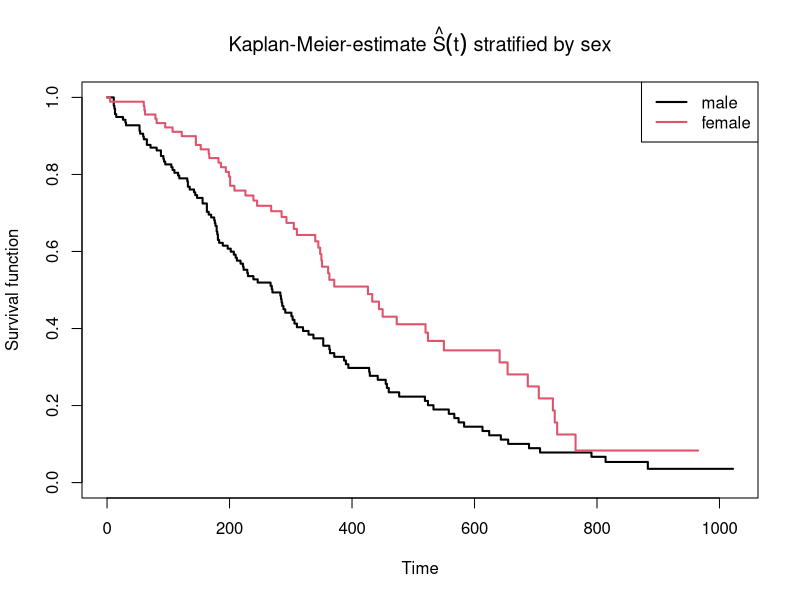
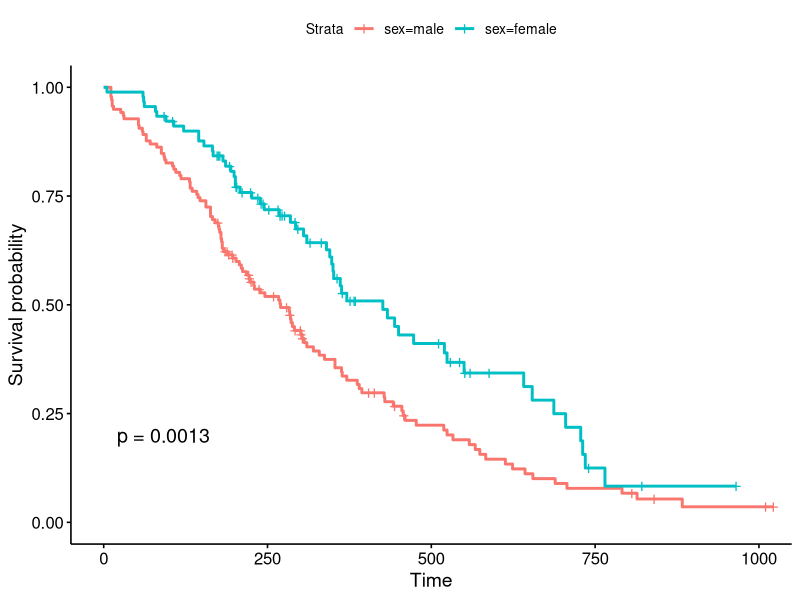
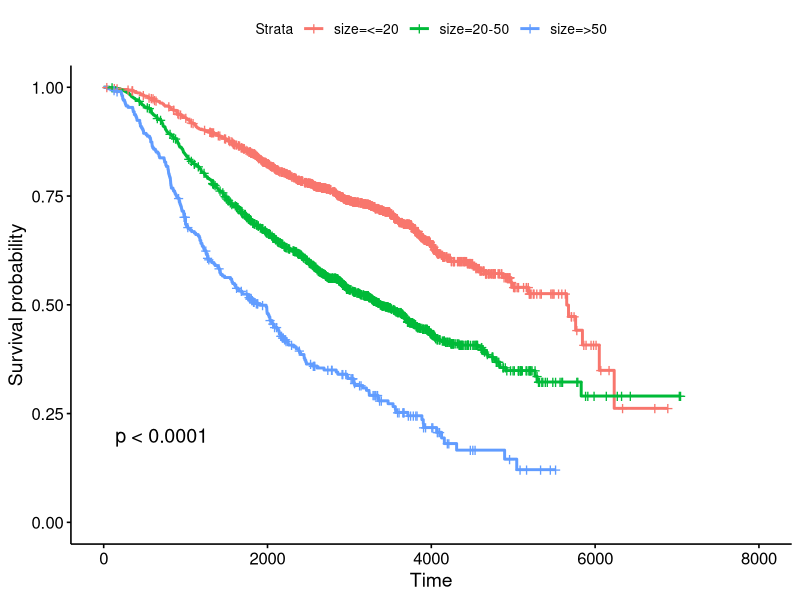
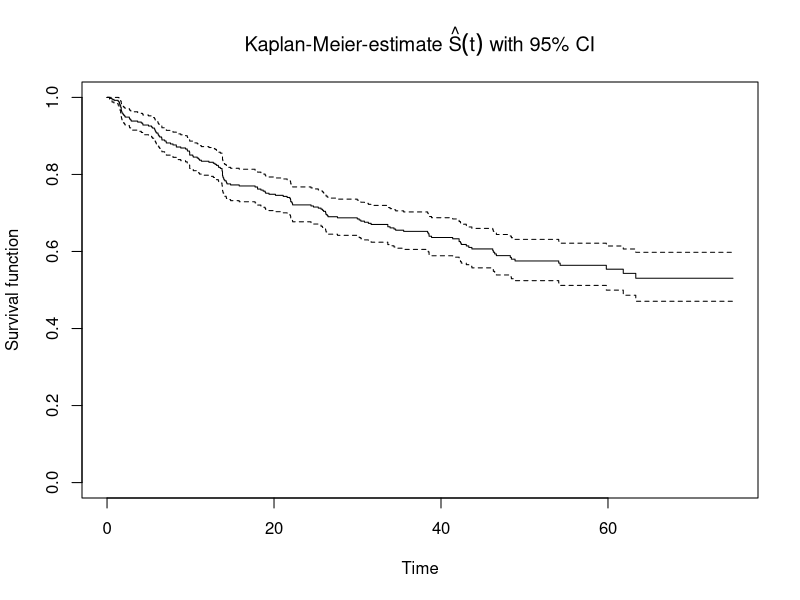
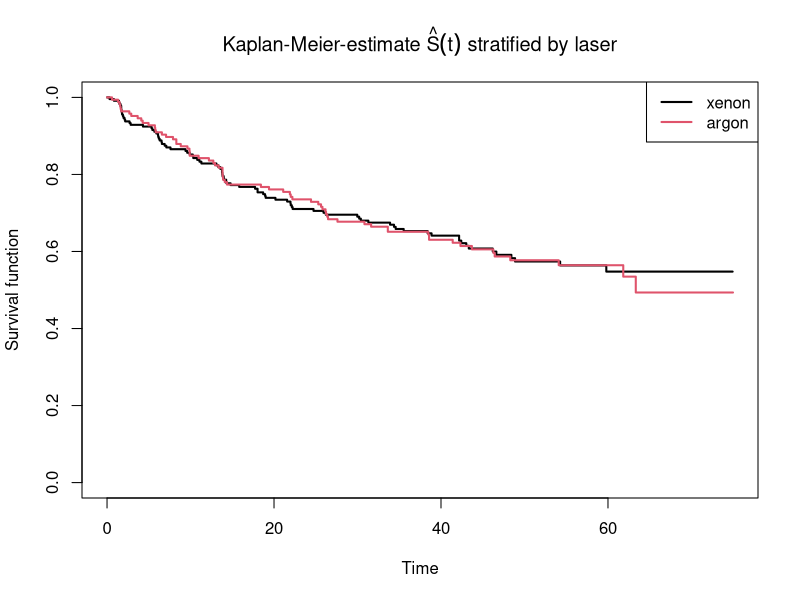
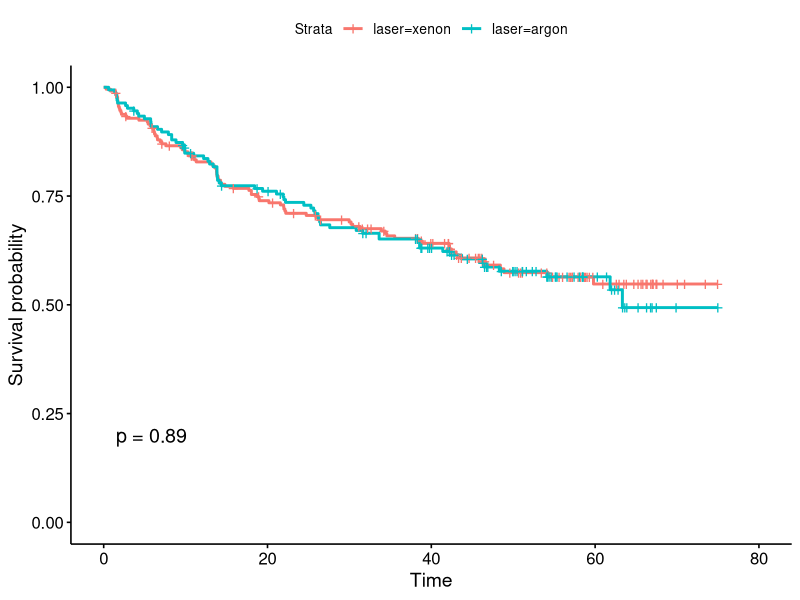
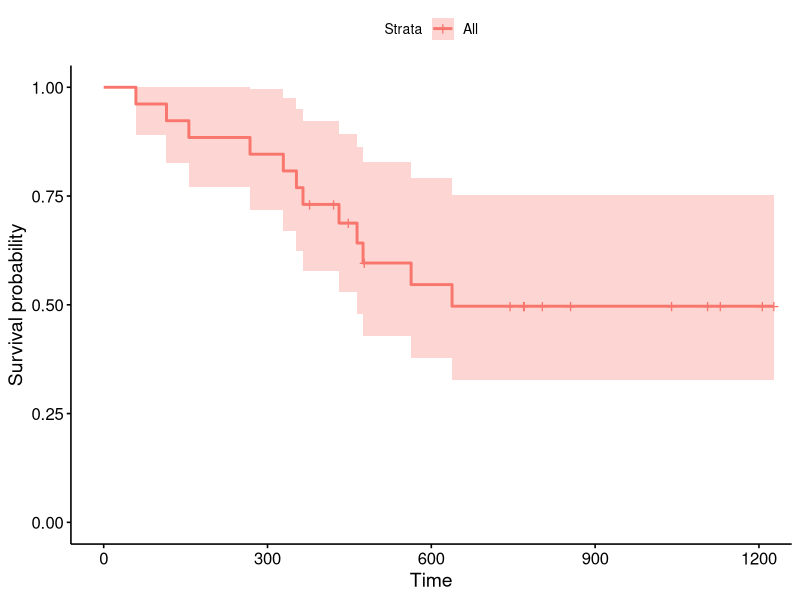
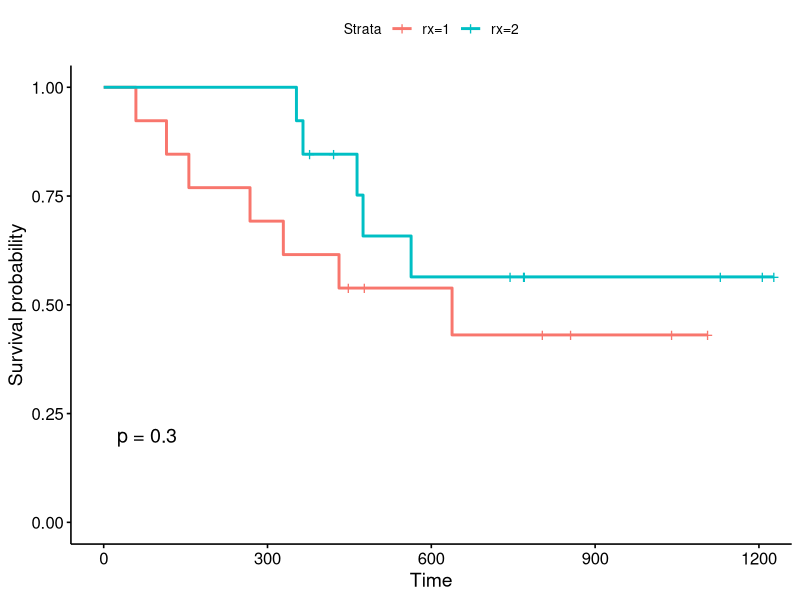

These figures' R source, in order:
## ---- chunk 1
library(survival)
library(survminer)
library(dplyr)
## ---- chunk 2
# preprocessing
lung$sex <- as.factor(lung$sex)
levels(lung$sex) <- c("male","female")
str(lung)
## ---- chunk 3
KM_lung <- survfit(Surv(time, status) ~ sex, data = lung)

plot(KM_lung, main = expression(paste("Kaplan-Meier-estimate ", hat(S)(t), " stratified by sex")), ylab = "Survival function", xlab = "Time", lwd=2, col=1:2)
legend(x="topright", col = 1:2, lwd = 2, legend=c("male", "female"))


ggsurvplot(KM_lung, data = lung, pval = TRUE)
## ---- chunk 4
# perform log-rank test:
survdiff(Surv(time, status) ~ sex, data = lung)
# Interpretation: As the p-value is smaller then the a significant level of 0.01, we can reject the null hypothesis and assume, that the time to death differs between the male and female.
## ---- chunk 5
cox <- coxph(Surv(time, status) ~ sex, data = lung)
summary(cox)
## ---- chunk 6
str(rotterdam)
#help(rotterdam)
## ---- chunk 7
KM_rotterdam <- survfit(Surv(dtime, death) ~ size, data = rotterdam)
ggsurvplot(KM_rotterdam, data = rotterdam, pval = TRUE)
## ---- chunk 8
# perform log-rank test:
survdiff(Surv(dtime, death) ~ size, data = rotterdam)
# Interpretation: As the p-value is smaller then the a significant level of 0.01, we can reject the null hypothesis and assume, that the time to death differs between the tumor sizes.
## ---- chunk 9
cox <- coxph(Surv(dtime, death) ~ size, data = rotterdam)
summary(cox)
## ---- chunk 10
dat <- diabetic

# look at data:
#?diabetic
str(dat)
## ---- chunk 11
KM1 <- survfit(Surv(time, status) ~ 1, data = dat)
# Look at the plot:
plot(KM1, main = expression(paste("Kaplan-Meier-estimate ", hat(S)(t), " with 95% CI")), ylab = "Survival function", xlab = "Time")
## ---- chunk 12
# Stratify this by treatment:
KM2 <- survfit(Surv(time, status) ~ laser, data = dat)
plot(KM2, main = expression(paste("Kaplan-Meier-estimate ", hat(S)(t), " stratified by laser")), ylab = "Survival function", xlab = "Time", lwd=2, col=1:2)
legend(x="topright", col = 1:2, lwd = 2, legend=c("xenon", "argon"))
## ---- chunk 13
ggsurvplot(KM2, data = dat, pval = TRUE)
## ---- chunk 14
# perform log-rank test:
survdiff(Surv(time, status) ~ laser, data = dat)
# Interpretation: no effect of treatment on the outcome = time-to-visual loss.
## ---- chunk 15
summary(KM2, times = 18)
# Interpretation: The probability for survival is around 76% for xenon and 77% for argon after 18 month. 
## ---- chunk 16
cox <- coxph(Surv(time, status) ~ laser, data = dat)
summary(cox)
## ---- chunk 17
str(ovarian)
#help(ovarian)
## ---- chunk 18
KM_ovarian <- survfit(Surv(futime, fustat) ~ 1, data = ovarian)

# Look at the plot
ggsurvplot(KM_ovarian, data = ovarian, pval = TRUE)
## ---- chunk 19
# Stratify this by treatment:
KM_ovarian_2 <- survfit(Surv(futime, fustat) ~ rx, data = ovarian)

ggsurvplot(KM_ovarian_2, data = ovarian, pval = TRUE)
## ---- chunk 20
# perform log-rank test:
survdiff(Surv(futime, fustat) ~ rx, data = ovarian)
# Interpretation: no effect of treatment on the outcome = time-to-event loss.
